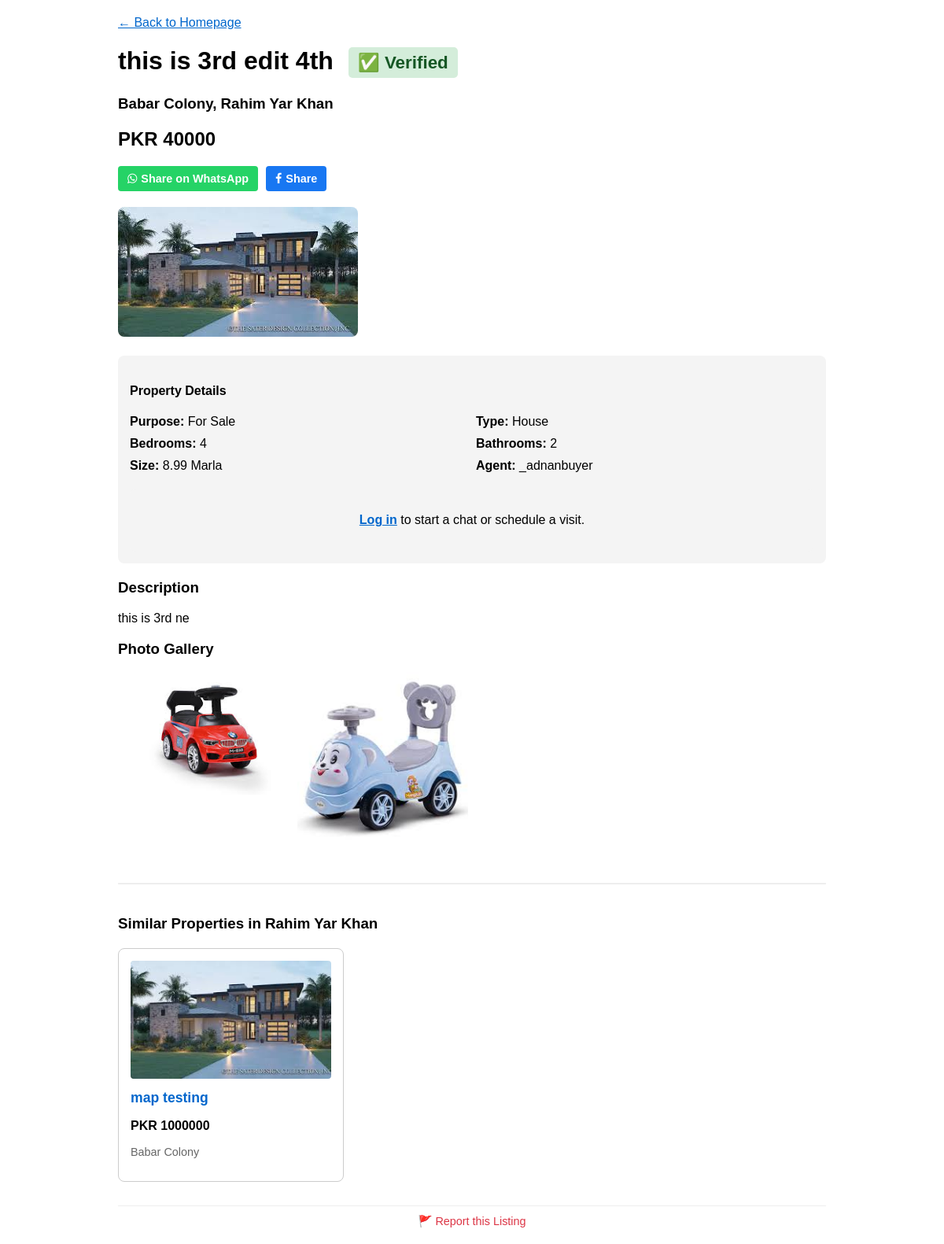
The app's page /listings/property/4/ with its own data.
### properties/models.py (models this page shows, shortened)
class Property(models.Model):
    title = models.CharField(max_length=255)
    description = models.TextField()
    price = models.BigIntegerField()
    area = models.ForeignKey(
        Area,
        on_delete=models.SET_NULL,
        null=True,
        related_name="properties"
    )
    latitude = models.DecimalField(
        max_digits=9,
        decimal_places=6,
        null=True,
        blank=True,
        help_text="Exact latitude of the property (e.g., 31.470510)"
    )
    longitude = models.DecimalField(
        max_digits=9,
        decimal_places=6,
        null=True,
        blank=True,
        help_text="Exact longitude of the property (e.g., 74.394170)"
    )
    purpose = models.CharField(max_length=10, choices=PropertyPurpose.choices)
    property_type = models.CharField(max_length=20, choices=PropertyType.choices)
    bedrooms = models.PositiveSmallIntegerField(null=True, blank=True)
    bathrooms = models.PositiveSmallIntegerField(null=True, blank=True)
    area_size = models.DecimalField(max_digits=10, decimal_places=2)
    area_unit = models.CharField(max_length=10, choices=AreaUnit.choices, default=AreaUnit.MARLA)
    agent = models.ForeignKey(settings.AUTH_USER_MODEL, on_delete=models.CASCADE, related_name="properties")
    created_at = models.DateTimeField(auto_now_add=True)
    updated_at = models.DateTimeField(auto_now=True)
    main_image = models.ImageField(upload_to='properties/main_images/', null=True, blank=True)
    is_verified = models.BooleanField(
        default=False,
        help_text="Mark this listing as verified by the admin (e.g., checked for accuracy)."
    )
    is_featured = models.BooleanField(
        default=False,
        help_text="Mark this listing as 'Featured' to show it at the top."
    )
    featured_until = models.DateTimeField(
        null=True,
        blank=True,
        help_text="When this listing should stop being featured (e.g., 7 days from now)."
    )
    status = models.CharField(
        max_length=10,
        choices=PropertyStatus.choices,
        default=PropertyStatus.ACTIVE,
        help_text="The current status of the listing (e.g., Active, Sold)."
    )
    sold_date = models.DateTimeField(
        null=True,
        blank=True,
        help_text="The date and time this property was marked as sold."
    )
    video_url = models.URLField(
        max_length=500,
        null=True,
        blank=True,
        help_text="A link to a YouTube or Vimeo video walkthrough (e.g., https://www.youtube.com/watch?v=...)"
    )
    def get_video_embed_url(self):
        if not self.video_url:
            return None

class PropertyImage(models.Model):
    property = models.ForeignKey(Property, on_delete=models.CASCADE, related_name="images")
    image = models.ImageField(upload_to='properties/gallery/')

### locations/models.py (models this page shows, shortened)
class Area(models.Model):
    name = models.CharField(max_length=150)
    city = models.ForeignKey(City, on_delete=models.CASCADE, related_name="areas")
    description = models.TextField(
        blank=True,
        null=True,
        help_text="A detailed description of the neighborhood (e.g., amenities, lifestyle)."
    )
    latitude = models.DecimalField(
        max_digits=9,
        decimal_places=6,
        null=True,
        blank=True,
        help_text="Latitude for the map (e.g., 31.470510)"
    )
    longitude = models.DecimalField(
        max_digits=9,
        decimal_places=6,
        null=True,
        blank=True,
        help_text="Longitude for the map (e.g., 74.394170)"
    )
    class Meta:
        unique_together = ('name', 'city')
    def __str__(self):
        return f"{self.name}, {self.city.name}"

class City(models.Model):
    name = models.CharField(max_length=100, unique=True)
    class Meta:
        verbose_name_plural = "Cities" # Fixes "Citys" in the admin panel

### accounts/models.py (models this page shows, shortened)
class User(AbstractUser):
    is_agent = models.BooleanField('Is agent', default=False)
    is_buyer = models.BooleanField('Is buyer', default=True) # By default, users are buyers
    phone_number = models.CharField(max_length=20, blank=True)
    profile_picture = models.ImageField(upload_to='profile_pics/', blank=True, null=True)
    favorites = models.ManyToManyField(
        Property,
        related_name="favorited_by",
        blank=True
    )

### properties/views.py (the view, shortened to what this page needs)
# urls.py: path('property/<int:pk>/', views.property_detail, name='property_detail'),
def property_detail(request, pk):
    property = get_object_or_404(Property, pk=pk)
    gallery_images = property.images.all()
    if request.user != property.agent:
        PropertyView.objects.create(
            property=property,
            ip_address=get_client_ip(request),
            user=request.user if request.user.is_authenticated else None
        )
    nearby_amenities = []
    similar_properties = Property.objects.filter(
        area__city=property.area.city,       # Same City
        property_type=property.property_type, # Same Type (House/Plot)
        status=PropertyStatus.ACTIVE         # Must be Active
    ).exclude(
        id=property.id                       # Exclude the one we are looking at
    ).order_by('-created_at')[:3]            # Get the 3 newest ones
    visit_form = VisitRequestForm()
    context = {
        'property': property,
        'gallery_images': gallery_images,
        'nearby_amenities': nearby_amenities,
        'visit_form': visit_form,
        'similar_properties': similar_properties, # <-- Add this to context
    }
    return render(request, 'properties/property_detail.html', context)

### accounts/context_processors.py (called while the page is built, shortened)
def notifications(request):
    return {}

### properties/views.py (called while the page is built)
def get_client_ip(request):
    x_forwarded_for = request.META.get('HTTP_X_FORWARDED_FOR')
    if x_forwarded_for:
        ip = x_forwarded_for.split(',')[0]
    else:
        ip = request.META.get('REMOTE_ADDR')
    return ip

### properties/templates/properties/property_detail.html (shortened to what this page needs)
<!DOCTYPE html>
<html lang="en">
<head>
    <link rel="stylesheet" href="https://cdnjs.cloudflare.com/ajax/libs/font-awesome/4.7.0/css/font-awesome.min.css">
</head>
<body>
    <div class="container">
        <p><a href="/"> &larr; Back to Homepage</a></p>
        <h1>
            {{ property.title }}
            {% if property.is_verified %}
            <span class="verified-badge">✅ Verified</span>
            {% endif %}
        </h1>
        <h3>{{ property.area }}</h3>
        <h2>PKR {{ property.price }}</h2>
        <div class="share-buttons">
            <a href="https://wa.me/?text=Check out this property: {{ request.build_absolute_uri }}" target="_blank" class="btn-share btn-whatsapp">
                <i class="fa fa-whatsapp"></i> Share on WhatsApp
            </a>
            <a href="https://www.facebook.com/sharer/sharer.php?u={{ request.build_absolute_uri }}" target="_blank" class="btn-share btn-facebook">
                <i class="fa fa-facebook"></i> Share
            </a>
        </div>
        {% if property.main_image %}
        <img class="main-image" src="{{ property.main_image.url }}" alt="{{ property.title }}">
        {% endif %}
        <div class="specs">
            <h4>Property Details</h4>
            <div class="specs-grid">
                <span><strong>Purpose:</strong> {{ property.get_purpose_display }}</span>
                <span><strong>Type:</strong> {{ property.get_property_type_display }}</span>
                <span><strong>Bedrooms:</strong> {{ property.bedrooms|default:"N/A" }}</span>
                <span><strong>Bathrooms:</strong> {{ property.bathrooms|default:"N/A" }}</span>
                <span><strong>Size:</strong> {{ property.area_size }} {{ property.get_area_unit_display }}</span>
                <span><strong>Agent:</strong> {{ property.agent.username }}</span>
            </div>
            {% if user.is_authenticated %}
                {% if property.agent != user %}
                <div class="contact-box">
                    <h4 style="margin-top: 0;">Interested? Contact the Agent</h4>
                    <p>
                        Agent:
                        <a href="{% url 'agent_profile' pk=property.agent.pk %}" style="font-weight: bold; text-decoration: none;">
                            {{ property.agent.first_name|default:property.agent.username }}
                        </a>
                    </p>
                    <div class="contact-grid">
                        <div style="background: #f0f8ff; padding: 15px; border-radius: 8px; text-align: center;">
                            <h5>Message the Agent</h5>
                            <p style="font-size: 0.9em;">Start a live chat to ask questions instantly.</p>
                            <form action="{% url 'start_chat' property_pk=property.pk %}" method="POST">
                                {% csrf_token %}
                                <button type="submit" style="background: #0066cc; color: white; padding: 10px 15px; border: none; border-radius: 4px; cursor: pointer; font-size: 16px; width: 100%;">
                                    Start Chat
                                </button>
                            </form>
                        </div>
                        <div style="background: #e8f5e9; padding: 15px; border-radius: 8px;">
                            <h5 style="text-align: center; margin-top: 0;">Schedule a Visit</h5>
                            <form action="{% url 'schedule_visit' property_pk=property.pk %}" method="POST" class="visit-form">
                                {% csrf_token %}
                                <label style="font-size: 0.9em; font-weight: bold;">Date & Time:</label>
                                {{ visit_form.visit_date }}
                                <label style="font-size: 0.9em; font-weight: bold;">Message:</label>
                                {{ visit_form.message }}
                                <button type="submit" class="btn-visit">Request Tour</button>
                            </form>
                        </div>
                    </div>
                </div>
                {% endif %}
            {% else %}
                <div style="margin-top: 20px; padding: 15px; background: #f4f4f4; border-radius: 8px; text-align: center;">
                    <p>
                        <a href="{% url 'login' %}?next={{ request.path }}" style="font-weight: bold;">Log in</a>
                        to start a chat or schedule a visit.
                    </p>
                </div>
            {% endif %}
        </div>
        <h3>Description</h3>
        <p>{{ property.description|linebreaks }}</p>
        <h3>Photo Gallery</h3>
        <div class="gallery">
            {% for image in gallery_images %}
            <img src="{{ image.image.url }}" alt="Gallery image">
            {% empty %}
            <p>No other images in the gallery.</p>
            {% endfor %}
        </div>
        {% if similar_properties %}
            <div class="similar-section">
                <h3>Similar Properties in {{ property.area.city.name }}</h3>
                <div class="similar-grid">
                    {% for sim_prop in similar_properties %}
                        <div class="similar-card">
                            {% if sim_prop.main_image %}
                                <img src="{{ sim_prop.main_image.url }}" alt="{{ sim_prop.title }}">
                            {% endif %}
                            <h4><a href="{% url 'property_detail' pk=sim_prop.pk %}" style="text-decoration: none;">{{ sim_prop.title|truncatechars:30 }}</a></h4>
                            <p><strong>PKR {{ sim_prop.price }}</strong></p>
                            <p style="font-size: 0.9em; color: #666;">{{ sim_prop.area.name }}</p>
                        </div>
                    {% endfor %}
                </div>
            </div>
        {% endif %}
        <div style="margin-top: 30px; text-align: center; border-top: 1px solid #eee; padding-top: 10px;">
            <a href="{% url 'report_listing' pk=property.pk %}" style="color: #dc3545; font-size: 0.9em; text-decoration: none;">
                🚩 Report this Listing
            </a>
        </div>
    </div>
</body>
</html>

### properties/templates/properties/property_detail.html (style rules this page uses)
body { font-family: Arial, sans-serif; margin: 20px; }
.container { max-width: 900px; margin: auto; }
.main-image { max-width: 100%; height: auto; border-radius: 8px; }
.gallery { display: grid; grid-template-columns: repeat(4, 1fr); gap: 10px; margin-top: 15px; }
.gallery img { max-width: 100%; border-radius: 4px; }
.specs { background: #f4f4f4; padding: 15px; border-radius: 8px; margin: 20px 0; }
.specs-grid { display: grid; grid-template-columns: 1fr 1fr; gap: 10px; }
a { color: #0066cc; }
.verified-badge { display: inline-block; padding: 6px 12px; background-color: #d4edda; color: #155724; font-size: 0.7em; font-weight: bold; border-radius: 5px; margin-left: 10px; vertical-align: middle; }
.share-buttons { margin: 10px 0 20px 0; display: flex; gap: 10px; }
.btn-share { display: inline-flex; align-items: center; gap: 5px; padding: 8px 12px; border-radius: 4px; color: white; text-decoration: none; font-size: 0.9em; font-weight: bold; }
.btn-whatsapp { background-color: #25D366; }
.btn-facebook { background-color: #1877F2; }
.similar-section { margin-top: 50px; border-top: 2px solid #eee; padding-top: 20px; }
.similar-grid { display: grid; grid-template-columns: repeat(3, 1fr); gap: 20px; margin-top: 20px; }
.similar-card { border: 1px solid #ccc; padding: 15px; border-radius: 8px; }
.similar-card img { width: 100%; height: 150px; object-fit: cover; border-radius: 4px; margin-bottom: 10px; }
.similar-card h4 { margin: 0 0 10px 0; font-size: 1.1em; }

### records on screen
Property: title "this is 3rd edit 4th", area "Babar Colony, Rahim Yar Khan", price "40000", main_image (picture), purpose "For Sale", property_type "House", bedrooms "4", bathrooms "2", area_size "8.99", area_unit "Marla", agent.username "_adnanbuyer", description "this is 3rd ne", area.city.name "Rahim Yar Khan"
PropertyImage: image (picture)
PropertyImage: image (picture)
Property: main_image (picture), title "map testing", price "1000000", area.name "Babar Colony"
